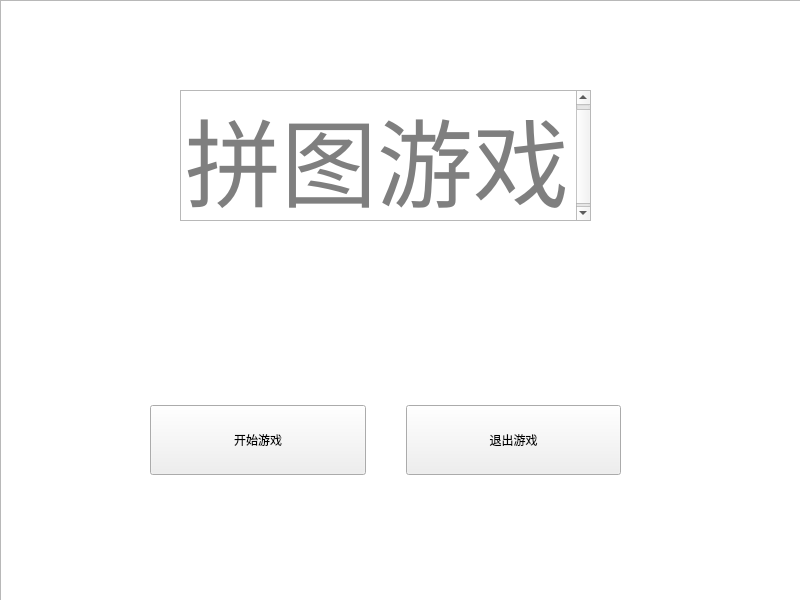
<?xml version="1.0" encoding="UTF-8"?>
<ui version="4.0">
 <class>Form</class>
 <widget class="QWidget" name="Form">
  <property name="geometry">
   <rect>
    <x>0</x>
    <y>0</y>
    <width>800</width>
    <height>600</height>
   </rect>
  </property>
  <property name="windowTitle">
   <string>Form</string>
  </property>
  <widget class="QGraphicsView" name="backgurand">
   <property name="geometry">
    <rect>
     <x>0</x>
     <y>0</y>
     <width>911</width>
     <height>641</height>
    </rect>
   </property>
   <property name="frameShadow">
    <enum>QFrame::Sunken</enum>
   </property>
   <property name="verticalScrollBarPolicy">
    <enum>Qt::ScrollBarAsNeeded</enum>
   </property>
  </widget>
  <widget class="QWidget" name="horizontalLayoutWidget">
   <property name="geometry">
    <rect>
     <x>150</x>
     <y>350</y>
     <width>471</width>
     <height>181</height>
    </rect>
   </property>
   <layout class="QHBoxLayout" name="buttons">
    <property name="spacing">
     <number>40</number>
    </property>
    <item>
     <widget class="QPushButton" name="pushButton_2">
      <property name="minimumSize">
       <size>
        <width>0</width>
        <height>70</height>
       </size>
      </property>
      <property name="text">
       <string>开始游戏</string>
      </property>
      <property name="checkable">
       <bool>false</bool>
      </property>
     </widget>
    </item>
    <item>
     <widget class="QPushButton" name="pushButton">
      <property name="sizePolicy">
       <sizepolicy hsizetype="Minimum" vsizetype="Maximum">
        <horstretch>0</horstretch>
        <verstretch>10</verstretch>
       </sizepolicy>
      </property>
      <property name="minimumSize">
       <size>
        <width>0</width>
        <height>70</height>
       </size>
      </property>
      <property name="text">
       <string>退出游戏</string>
      </property>
      <property name="checkable">
       <bool>false</bool>
      </property>
      <property name="checked">
       <bool>false</bool>
      </property>
      <property name="default">
       <bool>false</bool>
      </property>
     </widget>
    </item>
   </layout>
  </widget>
  <widget class="QTextEdit" name="tltle">
   <property name="geometry">
    <rect>
     <x>180</x>
     <y>90</y>
     <width>411</width>
     <height>131</height>
    </rect>
   </property>
   <property name="sizePolicy">
    <sizepolicy hsizetype="Expanding" vsizetype="Expanding">
     <horstretch>2</horstretch>
     <verstretch>2</verstretch>
    </sizepolicy>
   </property>
   <property name="font">
    <font>
     <family>汉仪中黑 197</family>
     <pointsize>72</pointsize>
    </font>
   </property>
   <property name="tabChangesFocus">
    <bool>false</bool>
   </property>
   <property name="documentTitle">
    <string>开始游戏</string>
   </property>
   <property name="lineWrapMode">
    <enum>QTextEdit::WidgetWidth</enum>
   </property>
   <property name="readOnly">
    <bool>true</bool>
   </property>
   <property name="tabStopWidth">
    <number>120</number>
   </property>
   <property name="placeholderText">
    <string>拼图游戏</string>
   </property>
  </widget>
 </widget>
 <resources/>
 <connections/>
</ui>
